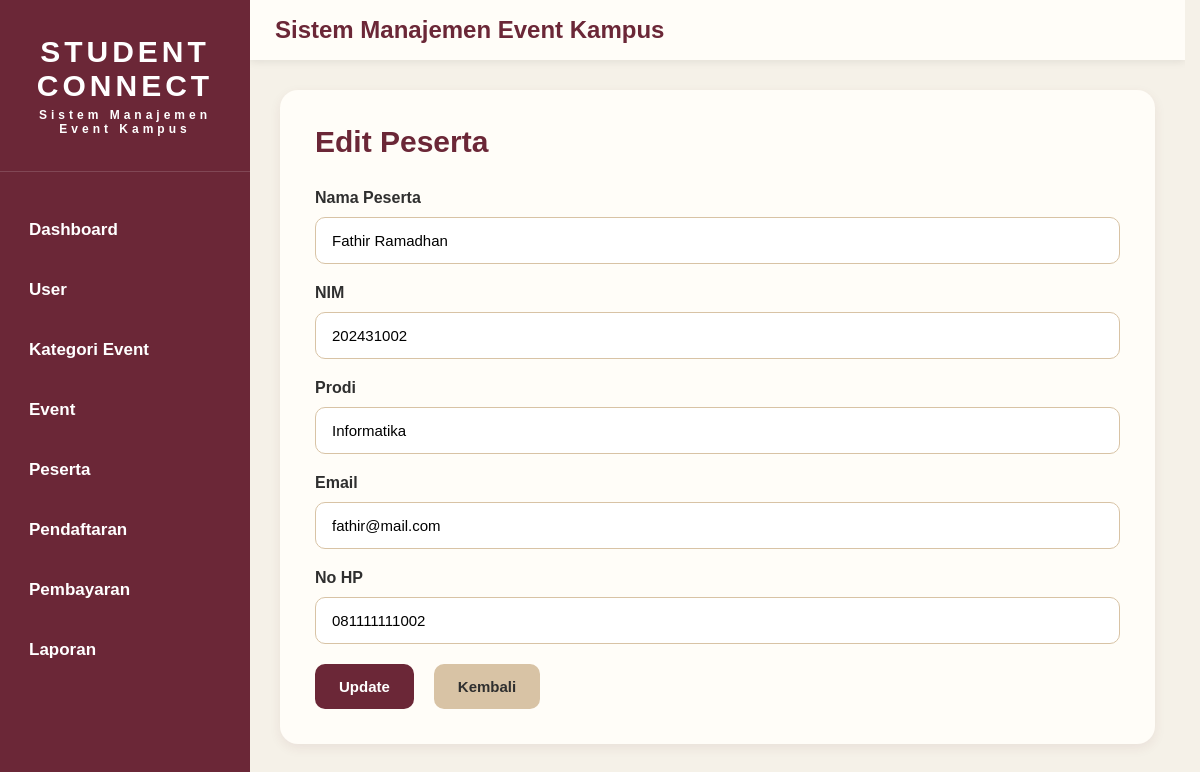
/peserta/edit.php?id=2, run on the app's committed database.
### tables this page shows
CREATE TABLE `peserta` (
  `id_peserta` int(11) NOT NULL,
  `nama_peserta` varchar(100) NOT NULL,
  `nim` varchar(20) NOT NULL,
  `prodi` varchar(100) NOT NULL,
  `email` varchar(100) NOT NULL,
  `no_hp` varchar(15) NOT NULL
);

### peserta/edit.php (the view, shortened to what this page needs)
<?php
include '../config/koneksi.php';
$id = (int) $_GET['id'];
$data = mysqli_fetch_assoc(
    mysqli_query(
        $conn,
        "SELECT * FROM peserta
        WHERE id_peserta='$id'"
    )
);
?>
<!DOCTYPE html>
<html>
<head>
    <link rel="stylesheet"
    href="../assets/style.css">
</head>
<body>
<div class="wrapper">
<?php include '../layout/sidebar.php'; ?>
<div class="main-content">
<?php include '../layout/header.php'; ?>
<div class="content">
<div class="form-container">
<h2>Edit Peserta</h2>
<form method="POST">
<div class="form-group">
<label>Nama Peserta</label>
<input
type="text"
name="nama_peserta"
value="<?= $data['nama_peserta']; ?>"
required>
</div>
<div class="form-group">
<label>NIM</label>
<input
type="text"
name="nim"
value="<?= $data['nim']; ?>"
required>
</div>
<div class="form-group">
<label>Prodi</label>
<input
type="text"
name="prodi"
value="<?= $data['prodi']; ?>"
required>
</div>
<div class="form-group">
<label>Email</label>
<input
type="email"
name="email"
value="<?= $data['email']; ?>"
required>
</div>
<div class="form-group">
<label>No HP</label>
<input
type="text"
name="no_hp"
value="<?= $data['no_hp']; ?>"
required>
</div>
<div class="form-action">
<button
type="submit"
name="update">
Update
</button>
<a href="index.php" class="btn-kembali">
Kembali
</a>
</div>
</form>
</div>
</div>
</div>
</div>
</body>
</html>

### assets/style.css (style rules this page uses)
html { scrollbar-gutter: stable; }
* { margin:0; padding:0; box-sizing:border-box; font-family:'Poppins',sans-serif; }
html, body { width:100%; min-height:100%; }
body { background:#F5F1E8; color:#2F2F2F; overflow-x:hidden; }
.wrapper { display:flex; width:100%; min-height:100vh; }
.main-content { flex:1; min-width:0; display:flex; flex-direction:column; }
.content { flex:1; width:100%; padding:30px; }
.form-container { width:100%; max-width:1000px; margin:auto; background:#FFFDF8; padding:35px; border-radius:18px; box-shadow:0 4px 12px rgba(107,39,55,.08); }
.form-container h2 { color:#6B2737; margin-bottom:30px; font-size:30px; font-weight:700; }
.form-group { margin-bottom:20px; }
.form-group label { display:block; margin-bottom:10px; font-weight:600; font-size:16px; }
input, textarea, select { width:100%; padding:14px 16px; border:1px solid #D8C3A5; border-radius:10px; outline:none; font-size:15px; }
button { background:#6B2737; color:white; border:none; padding:14px 24px; border-radius:10px; cursor:pointer; font-size:15px; font-weight:600; }
.btn-kembali { display:inline-block; margin-left:10px; padding:14px 24px; text-decoration:none; background:#D8C3A5; color:#2F2F2F; border-radius:10px; font-size:15px; font-weight:600; }
.form-action { display:flex; gap:10px; margin-top:20px; }

### data on the page
peserta: nama_peserta "Fathir Ramadhan", nim "202431002", prodi "Informatika", email "fathir@mail.com", no_hp "081111111002"
